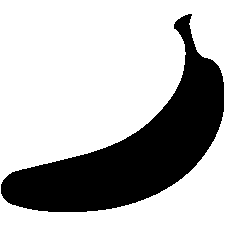
%> input picture LAB - 8/banana.bmp, 225 x 225 px
$ octave a_2_2.m   (GNU Octave 9; MATLAB toolbox functions it lacks are replaced by stand-ins)
%> lines starting %> are read from the running program, lines starting %| are printed output that depends on the picture; in (x1, y1, x2, y2) boxes, pixels count from 0 and x2, y2 are one past the last pixel; in counts of white or black regions, pixels touching at a corner belong together; the program's own positions count from 1
%> `img = imread('banana.bmp');`: img: size 225x225 logical; 70.2% white; 1 black region, box (x1, y1, x2, y2) and area: (1, 14, 224, 212) 15064
### LAB - 8/convolutionErosion.m
function outputImg = convolutionErosion(img, s)
    s = getnhood(s);
    [m, n] = size(s);
    radius = floor(m / 2);
    [r, c] = size(img);
%> r = 225; c = 225

    img = padarray(img, [radius, radius], 0, 'both');
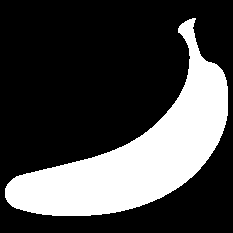
%> img: size 233x233 logical; 27.7% white; 1 white region, box (x1, y1, x2, y2) and area: (5, 18, 228, 216) 15064
    new_img = zeros(r, c);
    for i = radius + 1 : r
        for j = radius + 1 : c
            subimg = img((i - radius):(i + radius), (j - radius):(j + radius));

            if bitand(subimg, s) == s
                new_img(i - radius, j - radius) = 1;
            else
                new_img(i - radius, j - radius) = 0;
            end
        end
    end
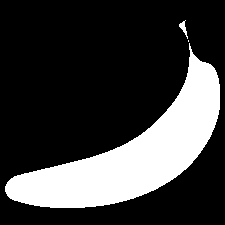
%> new_img: size 225x225 double; values 0 (black) and 1 (white), 23.9% white; 3 white regions (1 under 20 px), largest, box (x1, y1, x2, y2) and area: (5, 43, 220, 208) 12059, (179, 20, 188, 39) 63
    outputImg = (new_img);
end

### LAB - 8/convolutionDilation.m
function outputImg = convolutionDilation(img, s)
    s = getnhood(s);
    [m, n] = size(s);
    radius = floor(m / 2);
    [r, c] = size(img);

    img = padarray(img, [radius, radius], 0, 'both');
    new_img = zeros(r, c);
    for i = radius + 1 : r
        for j = radius + 1 : c
            subimg = img((i - radius):(i + radius), (j - radius):(j + radius));
            if max(max(bitand(subimg, s))) == 1
                new_img(i - radius, j - radius) = 1;
            else
                new_img(i - radius, j - radius) = 0;
            end
        end
    end
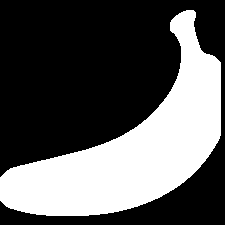
%> new_img: size 225x225 double; values 0 (black) and 1 (white), 34.9% white; 1 white region, box (x1, y1, x2, y2) and area: (0, 10, 221, 216) 17680
    outputImg = new_img;
end

### LAB - 8/a_2_2.m
img = imread('banana.bmp');
img = im2bw(img);
img = imcomplement(img);

subplot(2, 3, 1);
imshow(img);
title('Original Image');

s = strel('Disk', 5);

erosionImg = convolutionErosion(img, s);
subplot(2, 3, 2);
imshow(erosionImg);
title('Erosed Image');

dilationImg = convolutionDilation(img, s);
subplot(2, 3, 3);
imshow(dilationImg);
title('Dilated Image');

$ run again, with LAB - 8/Geometrical.bmp copied over LAB - 8/banana.bmp
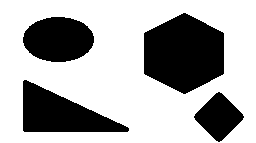
%> input picture LAB - 8/Geometrical.bmp, 256 x 143 px
%> after the loop in convolutionErosion, `for i = radius + 1 : r`:
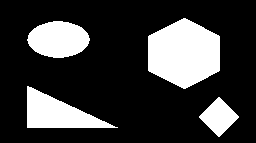
%> new_img: size 143x256 double; values 0 (black) and 1 (white), 22.9% white; 4 white regions, box (x1, y1, x2, y2) and area: (148, 18, 220, 89) 3838, (27, 86, 118, 128) 1951, (27, 21, 90, 58) 1764, (199, 97, 239, 137) 840
%> after the loop in convolutionDilation, `for i = radius + 1 : r`:
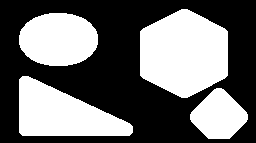
%> new_img: size 143x256 double; values 0 (black) and 1 (white), 42.8% white; 4 white regions, box (x1, y1, x2, y2) and area: (140, 9, 228, 98) 6084, (19, 76, 133, 136) 4256, (19, 13, 98, 66) 3369, (190, 88, 248, 139) 1960
